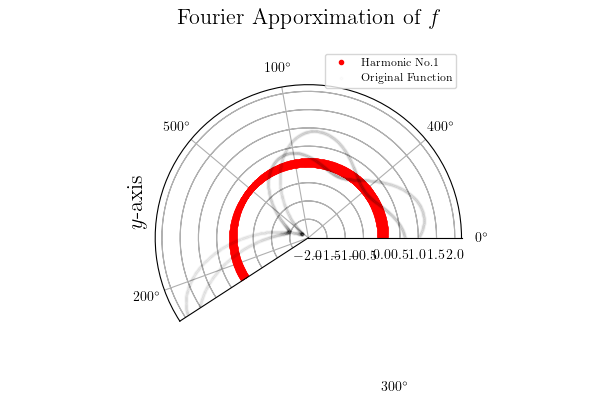
#> input picture paper/assets/fourier.png, 600 x 400 px, found by its file name
$ python anim_fourier_portrait.py
#> lines starting #> are read from the running program, lines starting #| are printed output that depends on the picture
### src/fourier_analysis/contours.py
"""Contour extraction from images.

Extracts edge contours from images and represents them as complex-valued
paths suitable for Fourier analysis. The pipeline replaces the old Canny +
greedy nearest-neighbor pixel walk with marching squares via
``skimage.measure.find_contours``, which produces properly ordered, closed
contour paths natively---no post-hoc stitching required.

Four strategies are available:

- **THRESHOLD** (Otsu binarization): best for portraits and high-contrast
  silhouettes where a clean foreground/background split exists.
- **MULTI_THRESHOLD** (multi-Otsu): partitions the histogram into *n*
  classes and extracts contours at each level boundary. Captures interior
  detail that a single threshold obliterates---essential for images with
  mid-tone structure (mechanical parts, shaded illustrations).
- **CANNY** (Canny edges + morphological closing): best for line drawings
  and images with subtle gradients.
- **AUTO** (default): uses MULTI_THRESHOLD, which subsumes plain
  THRESHOLD while also capturing interior detail when it exists.
  For images with an alpha channel (transparent PNGs), the alpha mask
  is used directly for a clean extraction.

Post-extraction filtering and smoothing:

- **min_contour_area**: discard contours whose enclosed area is below a
  fraction of the image area (removes background noise).
- **max_contours**: keep only the *N* largest contours by area.
- **smooth_contours**: apply Savitzky--Golay smoothing to contour paths
  before resampling, reducing jaggedness from texture edges.

Arc-length resampling uses cubic interpolation for smoother output.

Used in the epicycle image-tracing pipeline (§6.2).
"""

from __future__ import annotations

from enum import Enum
from pathlib import Path

import numpy as np
from numpy.typing import NDArray
from PIL import Image
from scipy.interpolate import interp1d  # type: ignore[import-untyped]
from scipy.signal import savgol_filter  # type: ignore[import-untyped]
from skimage import feature, filters, measure, morphology  # type: ignore[import-untyped]


class ContourStrategy(Enum):
    """Strategy for contour extraction.

    THRESHOLD uses Otsu's method to binarize, then marching squares.
    MULTI_THRESHOLD uses multi-Otsu to partition the histogram into
    *n* classes and extracts contours at every level boundary.
    CANNY uses Canny edge detection + morphological closing, then marching squares.
    AUTO picks whichever suits the image's histogram.
    """

    THRESHOLD = "threshold"
    MULTI_THRESHOLD = "multi_threshold"
    CANNY = "canny"
    AUTO = "auto"


# [40 lines left out: functions _bimodality_coefficient, _find_contours_padded, not called in this run]


def extract_contours(
    image_path: str | Path,
    *,
    strategy: ContourStrategy | str = ContourStrategy.AUTO,
    resize: int | None = 512,
    min_contour_length: int = 40,
    blur_sigma: float = 1.0,
    canny_sigma: float = 2.0,
    closing_radius: int = 3,
    n_classes: int = 3,
    min_contour_area: float = 0.0,
    max_contours: int | None = None,
    smooth_contours: float = 0.0,
) -> list[NDArray[np.complex128]]:
    """Extract edge contours from an image as complex paths.

    The heavy lifting is done by ``skimage.measure.find_contours``
    (marching squares), which returns contours that are *already ordered*
    as closed polylines---a massive improvement over the old scatter-then-
    stitch approach.

    Parameters
    ----------
    image_path : str or Path
        Path to the input image.
    strategy : ContourStrategy or str
        Extraction strategy. ``"auto"`` (default) inspects the histogram
        to pick THRESHOLD or MULTI_THRESHOLD automatically.
    resize : int, optional
        Resize the longest dimension to this value. ``None`` to skip.
    min_contour_length : int
        Discard contours with fewer points than this.
    blur_sigma : float
        Gaussian smoothing sigma applied before thresholding/edge
        detection. Merges fine texture into broad tonal regions,
        suppressing the tiny spurious contours that plague painted
        portraits under multi-Otsu. Set to 0 to disable.
    canny_sigma : float
        Gaussian sigma for Canny edge detection (CANNY strategy only).
    closing_radius : int
        Disk radius for morphological closing (CANNY strategy only).
    n_classes : int
        Number of intensity classes for MULTI_THRESHOLD (default 3).
    min_contour_area : float
        Minimum enclosed area as a fraction of total image area. Contours
        smaller than this are discarded. 0 disables filtering.
    max_contours : int or None
        Keep only the *N* largest contours by enclosed area. ``None``
        keeps all contours that pass the area filter.
    smooth_contours : float
        Savitzky--Golay smoothing strength (0--1). 0 disables. The value
        controls the window length as a fraction of contour length.

    Returns
    -------
    list of NDArray[complex128]
        Each array is a contour represented as complex numbers
        ``(col - cx) + 1j * (cy - row)``, centered and y-flipped.
    """
#> called with resize = 256, min_contour_length = 40, blur_sigma = 1, canny_sigma = 2, closing_radius = 3, n_classes = 3, min_contour_area = 0, smooth_contours = 0
    if isinstance(strategy, str):
        strategy = ContourStrategy(strategy.lower())

    # Validate and clamp parameters
    blur_sigma = max(0.0, blur_sigma)
    min_contour_area = max(0.0, min(1.0, min_contour_area))
    smooth_contours = max(0.0, min(1.0, smooth_contours))
    if max_contours is not None:
        max_contours = max(0, max_contours) or None  # 0 → None (no limit)

    img_raw = Image.open(image_path)
#> img_raw is the input picture: PIL image 600x400 RGBA; mean R, G, B, A 250.1, 247.4, 247.4, 255

    # Detect usable alpha channel *before* converting to grayscale.
    # PNGs with transparency (logos, rendered text, graphics) have a
    # perfect built-in mask that beats any luminance-based threshold.
    # However, simple convex masks (circle crops, rounded rects) are just
    # crop artifacts — fall through to luminance extraction for those.
    has_alpha = img_raw.mode in ("RGBA", "LA", "PA")
    alpha_arr: NDArray[np.float64] | None = None
    if has_alpha:
        alpha_arr = np.array(img_raw.split()[-1], dtype=np.float64) / 255.0
#> alpha_arr: shape (400, 600) float64; every value is 1
        opaque_frac = np.mean(alpha_arr > 0.5)
#> opaque_frac = 1
        if opaque_frac < 0.01 or opaque_frac > 0.99:
            alpha_arr = None  # degenerate — fall through to luminance
        elif alpha_arr is not None:
            # Check if the alpha mask is a simple convex shape (circle crop,
            # rounded rectangle, etc.) by measuring circularity. High
            # circularity means the mask is just a crop artifact, not a
            # meaningful subject outline — fall through to luminance.
            _alpha_contours = measure.find_contours(
                (alpha_arr > 0.5).astype(float), level=0.5
            )
            if len(_alpha_contours) <= 2:
                # Single/double contour — check if it's convex-ish
                _ac = max(_alpha_contours, key=len) if _alpha_contours else None
                if _ac is not None and len(_ac) > 10:
                    _area = 0.5 * abs(
                        np.sum(
                            _ac[:, 1] * np.roll(_ac[:, 0], -1)
                            - np.roll(_ac[:, 1], -1) * _ac[:, 0]
                        )
                    )
                    _perim = np.sum(
                        np.sqrt(np.sum(np.diff(_ac, axis=0) ** 2, axis=1))
                    )
                    _circularity = (
                        4 * np.pi * _area / (_perim**2) if _perim > 0 else 0
                    )
                    if _circularity > 0.7:
                        alpha_arr = None  # simple crop mask

    img = img_raw.convert("L")

    if resize is not None:
        ratio = resize / max(img.size)
        new_size = (int(img.size[0] * ratio), int(img.size[1] * ratio))
        img = img.resize(new_size, Image.Resampling.LANCZOS)
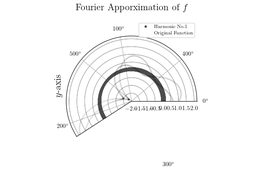
#> img: PIL image 256x170 L; min 32, max 255, mean 247.7
        if alpha_arr is not None:
            alpha_img = Image.fromarray((alpha_arr * 255).astype(np.uint8))
            alpha_img = alpha_img.resize(new_size, Image.Resampling.LANCZOS)
            alpha_arr = np.array(alpha_img, dtype=np.float64) / 255.0

    arr = np.array(img, dtype=np.float64)

    # Normalize to [0, 1] for skimage
    arr_max = arr.max()
#> arr_max = 255
    if arr_max > 0:
        arr = arr / arr_max

    # Gaussian pre-blur: merges fine texture into broad tonal regions,
    # dramatically reducing the small spurious contours that multi-Otsu
    # picks up on painted portraits (Fourier, Cauchy, etc.).
    if blur_sigma > 0:
        arr = filters.gaussian(arr, sigma=blur_sigma)
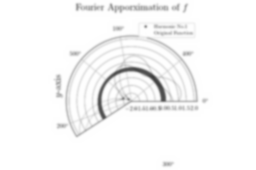
#> arr: shape (170, 256) float64; min 0.25, max 1, mean 0.971

    # Strategy dispatch
    is_auto = strategy == ContourStrategy.AUTO

    # AUTO with alpha channel: use the alpha mask directly
    if is_auto and alpha_arr is not None:
        binary = alpha_arr > 0.5
        raw_contours = _find_contours_padded(binary)
    elif is_auto or strategy == ContourStrategy.MULTI_THRESHOLD:
        try:
            thresholds = filters.threshold_multiotsu(arr, classes=n_classes)
#> thresholds = [0.635, 0.919]
        except ValueError:
            thresholds = np.array([filters.threshold_otsu(arr)])
        regions = np.digitize(arr, bins=thresholds)
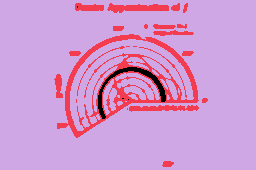
#> regions: shape (170, 256) int64; 3 distinct labels, from 0 to 2; one colour per label, 0 black
        raw_contours = []
        for level in range(len(thresholds)):
            binary_level = (regions > level).astype(float)
            raw_contours.extend(measure.find_contours(binary_level, level=0.5))
#> this loop made 2 passes
#> after the loop, raw_contours = 45 point arrays, longest 799 points
#> (the rest of the program and of its run is left out)
